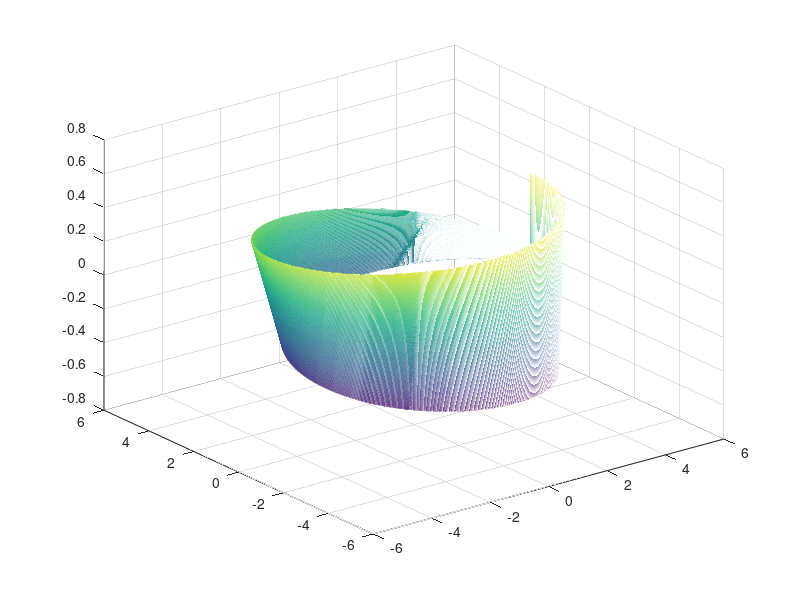

Write the MATLAB code that produced this figure.
u = linspace(0,2*pi,1000);
v = linspace(-0.5,0.5,1000);
[u,v] = meshgrid(u,v);

x = (4+v.*cos(u/4)).*cos(u);
y = (4+v.*cos(u/4)).*sin(u);
z = v.*sin(u/4);

figure(1),clf
mesh(x,y,z)
